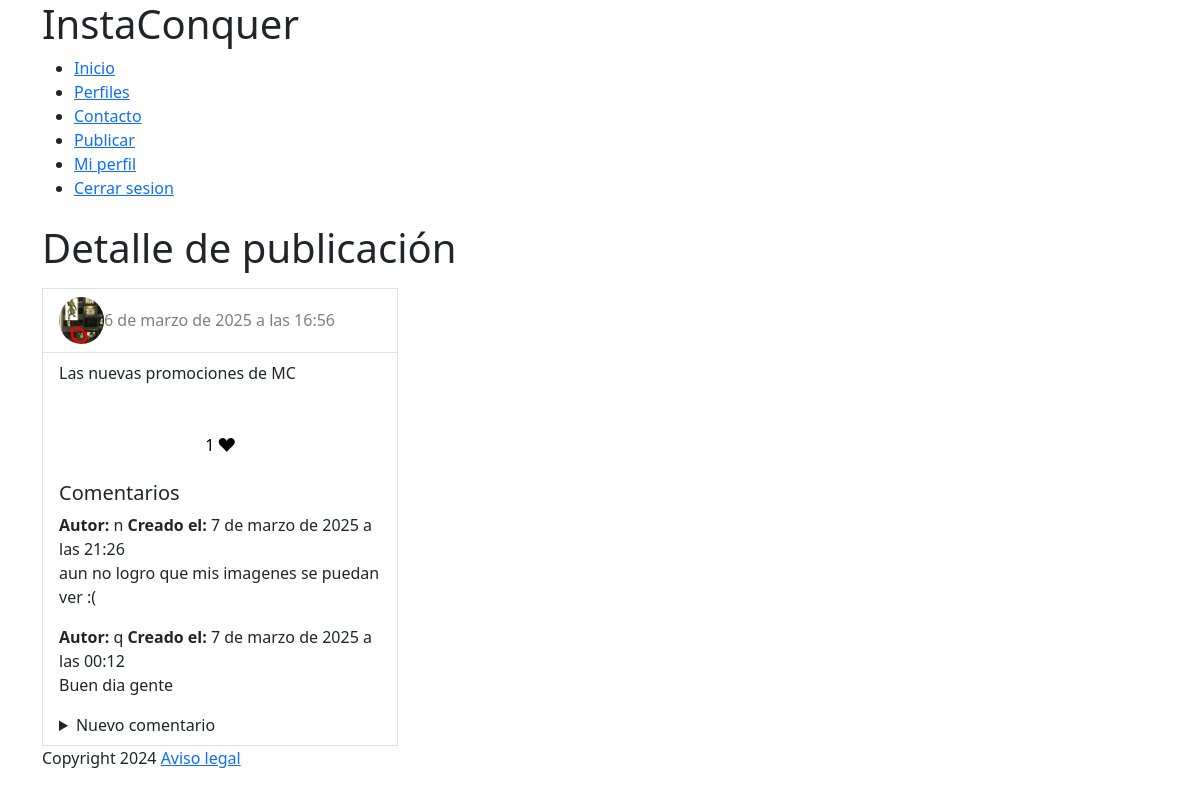
The app's page /posts/5/ (signed in) with its own data.
### posts/models.py (models this page shows, shortened)
class Post(models.Model):
    user = models.ForeignKey(User, on_delete=models.CASCADE, related_name="posts", verbose_name="usuario")
    imagen = models.ImageField(upload_to="posts_images/", verbose_name="imagen")
    caption = models.TextField(max_length=500, blank=True, verbose_name="Descripcion")
    created_at = models.DateTimeField(auto_now_add=True, verbose_name="Fecha de creacion")
    likes = models.ManyToManyField(User, related_name="liked_posts", blank=True, verbose_name="Numero de likes")
    class Meta:
            verbose_name = "Post"
            verbose_name_plural = "Posts"

class Comment(models.Model):
    post = models.ForeignKey(Post, verbose_name="Post alñ que pertenece el comentario", on_delete=models.CASCADE, related_name="comments")
    user = models.ForeignKey(User, verbose_name=" usuario ", on_delete=models.CASCADE, related_name="comments")
    text = models.TextField(verbose_name="contenido del comentario ", max_length=300)
    created_at = models.DateTimeField(auto_now_add=True, verbose_name=" Fecha de creacion")
    class Meta:
            verbose_name = "Comentario"
            verbose_name_plural = "Comentarios"
            ordering = ["-created_at"]

### profiles/models.py (models this page shows, shortened)
class UserProfile(models.Model):
    user = models.OneToOneField(User, on_delete=models.CASCADE, related_name="profile")
    profile_picture = models.ImageField("Imagen de perfil", upload_to="profile_pictures/", blank=True, null=True)
    bio = models.TextField("Biografia", max_length=500, blank=True)
    birth_date = models.DateField("Fecha de nacimiento", null=True, blank=True)
    followers = models.ManyToManyField("self", symmetrical=False, related_name="following", through="Follow")
    class Meta:
        verbose_name = "perfil"
        verbose_name_plural = "perfiles"

### posts/views.py (the view, shortened to what this page needs)
# urls.py: path("posts/<pk>/", PostDetailView.as_view(), name="post_detail"),
@method_decorator(login_required, name="dispatch")
class PostDetailView(DetailView, CreateView):
    template_name = "posts/post_detail.html"
    model = Post
    context_object_name = "post"
    form_class = CommentCreateForm

### instagram1/templates/posts/post_detail.html (shortened to what this page needs)
{% extends "general/layout.html" %}
{% load crispy_forms_tags %}
{% block page_content %}
<div class="container">
  <h1>Detalle de publicación</h1>
  <div class="row">
    <article class="col-md-4">
      <div class="bg-white border mt-2">
      <div>
          <div class="d-flex flex-row justify-content-between align-items-center p-2 border-bottom">
              <div class="d-flex flex-row align-items-center feed-text px-2"><img class="rounded-circle" src="{{ post.user.profile.profile_picture.url }}" width="45">
                  <div class="d-flex flex-column flex-wrap ml-2"><span class="text-black-50 time">{{ post.created_at }}</span></div>
              </div>
          </div>
      </div>
      <div class="p-2 px-3"><span>{{ post.caption }}</span></div>
      <div class="feed-image p-2 px-3">
      </div>
      <div class="text-center">
        {% if request.user.is_authenticated %}
          <p>
            <a href="{% url 'post_like_ajax' post.pk %}" class="likeButton">
              <span>{{ post.likes.all.count }}</span>
              {% if request.user in post.likes.all %}
                <i class="bi bi-suit-heart-fill"></i>
              {% else %}
                <i class="bi bi-heart"></i>
              {% endif %}
            </a>
          </p>
        {% endif %}
      </div>
      <section class="comments p-2 px-3">
        <h5>Comentarios</h5>
        {% if post.comments.all.count %}
          {% for comment in post.comments.all %}
            <article>
              <header>
                <strong>Autor:</strong> {{ comment.user }} <strong>Creado el:</strong> {{ comment.created_at }}
              </header>
              <div>
                <p>{{ comment.text }}</p>
              </div>
            </article>
          {% endfor %}
        {% else %}
          <p>Todavía no hay comentarios para esta publicación</p>
        {% endif %}
        <div>
          <details>
            <summary>Nuevo comentario</summary>
          </details>
        </div>
      </section>
    </article>
  </div>
</div>
{% endblock %}

### instagram1/templates/general/layout.html (style rules this page uses)
.likeButton { text-decoration: none; color: black; }

### records on screen
Post: user.profile.profile_picture (picture), created_at "6 de marzo de 2025 a las 16:56", caption "Las nuevas promociones de MC", likes.all.count "1"
Comment: user "n", created_at "7 de marzo de 2025 a las 21:26", text "aun no logro que mis imagenes se puedan ver :("
Comment: user "q", created_at "7 de marzo de 2025 a las 00:12", text "Buen dia gente"
